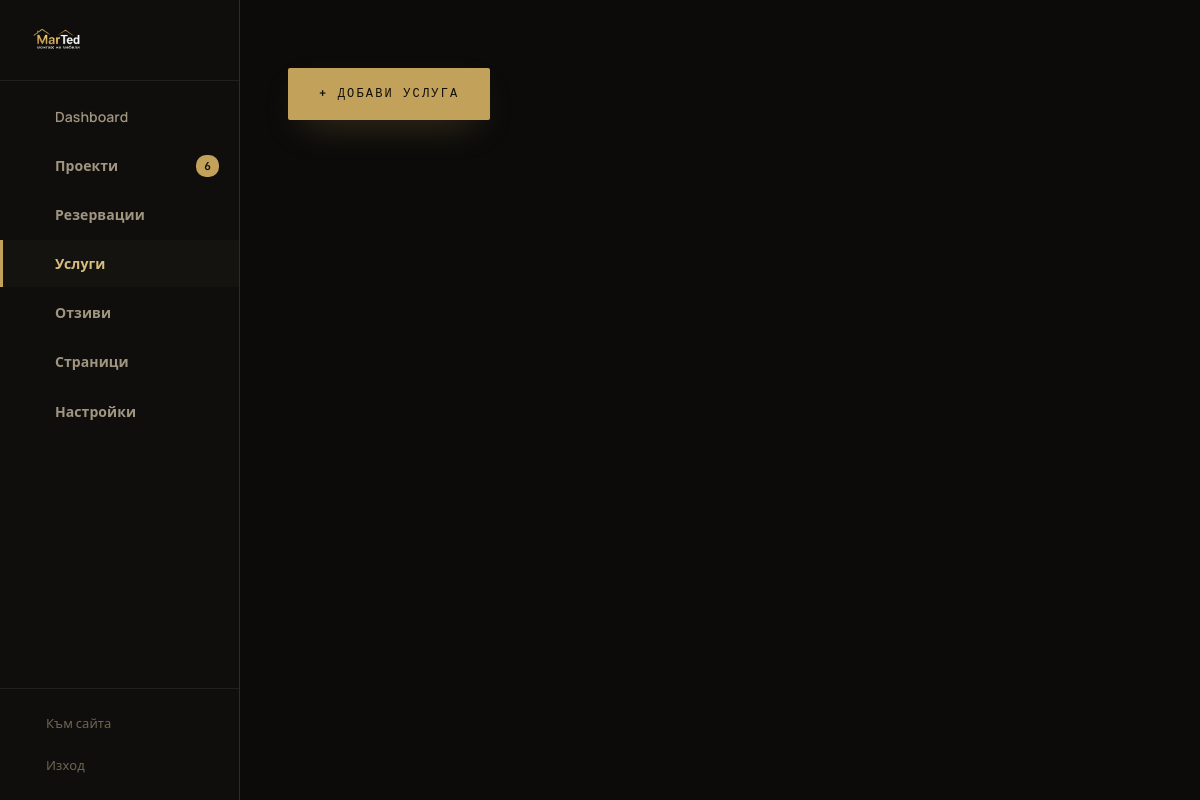
Before: /admin/services.php (signed in) with the older database file.
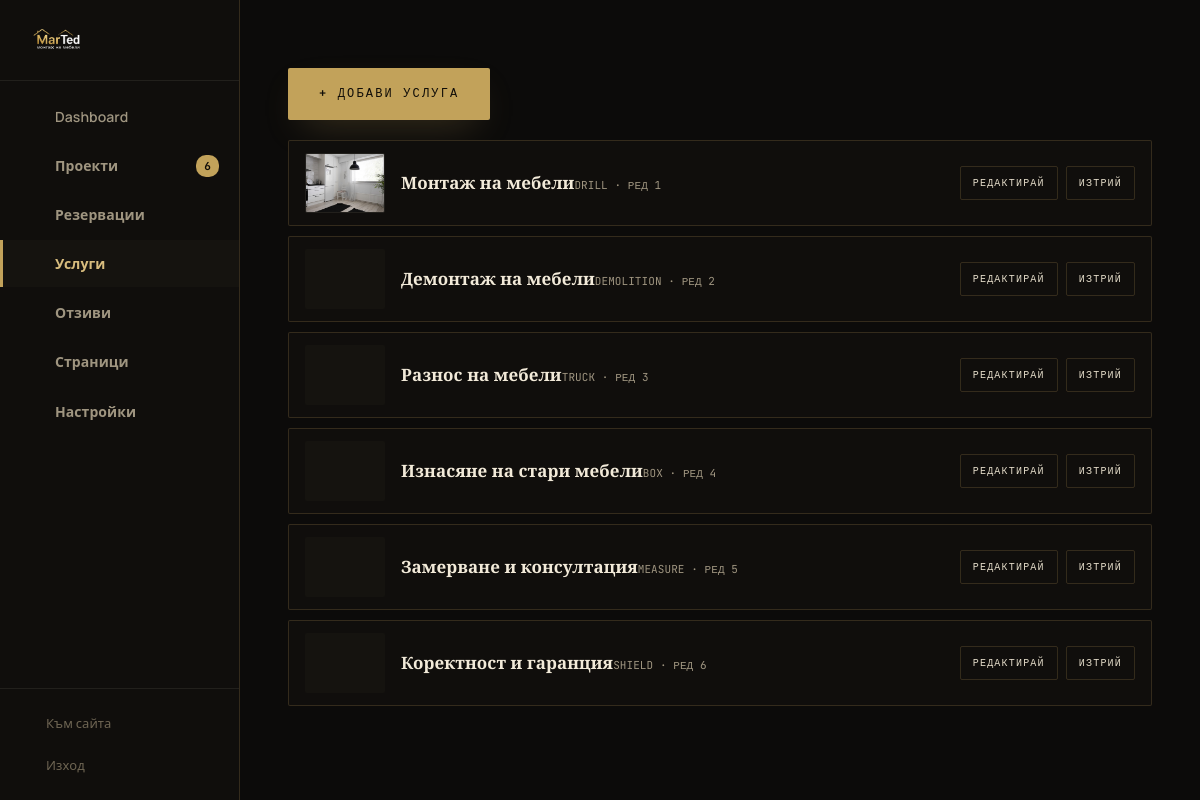
After: the same page with the newer database file.
### tables this page shows
CREATE TABLE IF NOT EXISTS services (
  id INT AUTO_INCREMENT PRIMARY KEY, title VARCHAR(255), stext TEXT, icon VARCHAR(60), image VARCHAR(500), sort_order INT DEFAULT 0
);

### inc/functions.php (called while the page is built, shortened)
<?php
require_once __DIR__ . '/db.php';
function e($s) { return htmlspecialchars((string)$s, ENT_QUOTES, 'UTF-8'); }

### inc/admin-functions.php (called while the page is built, shortened)
<?php
function is_admin() {
    return !empty($_SESSION['is_admin']);
}

### inc/db.php (called while the page is built, shortened)
<?php
function config() { static $c; if ($c === null) $c = require __DIR__ . '/config.php'; return $c; }
function db() {
    static $pdo = null;
    if ($pdo !== null) return $pdo;
    $cfg = config()['db'];
    if ($cfg['driver'] === 'sqlite') {
        $path = $cfg['sqlite_path'];
        $dir = dirname($path);
        if (!is_dir($dir)) @mkdir($dir, 0775, true);
        $pdo = new PDO('sqlite:' . $path);
        $pdo->exec('PRAGMA journal_mode=WAL; PRAGMA foreign_keys=ON;');
    } else {
        $m = $cfg['mysql'];
        $dsn = "mysql:host={$m['host']};dbname={$m['name']};charset={$m['charset']}";
        $pdo = new PDO($dsn, $m['user'], $m['pass'], [
            PDO::ATTR_ERRMODE => PDO::ERRMODE_EXCEPTION,
            PDO::ATTR_DEFAULT_FETCH_MODE => PDO::FETCH_ASSOC,
        ]);
        return $pdo;
    }
    $pdo->setAttribute(PDO::ATTR_ERRMODE, PDO::ERRMODE_EXCEPTION);
    $pdo->setAttribute(PDO::ATTR_DEFAULT_FETCH_MODE, PDO::FETCH_ASSOC);
    return $pdo;
}

### admin/services.php (the view, shortened to what this page needs)
<?php
require_once __DIR__ . '/../inc/functions.php';
require_once __DIR__ . '/../inc/icons.php';
require_once __DIR__ . '/../inc/admin-functions.php';
$editing = null;
$svcList = db()->query("SELECT * FROM services ORDER BY sort_order ASC, id ASC")->fetchAll();
$iconOptions = ['drill','demolition','truck','box','measure','shield','pin','clock','phone','calendar','check','arrow','users','mail'];
require __DIR__ . '/../inc/admin-header.php';
?>
<?php if ($editing): ?>
<div class="adminTabs"><button class="active" onclick="void(0)">Основно</button></div>
<form method="POST" enctype="multipart/form-data" class="adminForm">
  <div class="projFormHead"><span class="eyebrow eyebrow-line"><?= $editing['id']?'Редакция':'Нова услуга' ?></span><a href="services.php" class="linkBtn">&larr; Назад</a></div>
  <input type="hidden" name="id" value="<?= e($editing['id']) ?>">
  <div><label>Заглавие *</label><input name="title" value="<?= e($editing['title']) ?>" placeholder="Монтаж на мебели"></div>
  <div><label>Описание</label><textarea name="stext" rows="3" placeholder="Монтаж на кухни..."><?= e($editing['stext']) ?></textarea></div>
  <div class="formRow">
    <div><label>Иконка</label><select name="icon"><?php foreach($iconOptions as $ic): ?><option value="<?= $ic ?>" <?= $editing['icon']===$ic?'selected':'' ?>><?= $ic ?></option><?php endforeach; ?></select></div>
    <div><label>Ред</label><input name="sort_order" type="number" value="<?= e($editing['sort_order']) ?>"></div>
  </div>
  <div><label>Снимка (по желание)</label>
    <?php if (!empty($editing['image'])): ?><img src="<?= e($editing['image']) ?>" style="max-height:80px;border-radius:4px;margin-bottom:8px"><?php endif; ?>
    <input type="hidden" name="image_existing" value="<?= e($editing['image']) ?>">
    <input type="file" name="image_file" accept="image/*">
  </div>
  <button class="btn btn-primary btn-block" type="submit"><?= $editing['id']?'Запази':'Добави' ?></button>
  <?php if (!empty($formErr)): ?><p class="formMsg err"><?= e($formErr) ?></p><?php endif; ?>
</form>
<?php else: ?>
<div style="margin-top:20px"><a href="services.php?edit=new" class="btn btn-primary">+ Добави услуга</a></div>
<div class="adminList">
  <?php foreach ($svcList as $svc): ?>
  <div class="adminRow">
    <?php if ($svc['image']): ?><img src="<?= e($svc['image']) ?>" alt=""><?php else: ?><div style="width:80px;height:60px;display:grid;place-items:center;background:var(--bg-3);border-radius:var(--radius)"><?= icon($svc['icon']) ?></div><?php endif; ?>
    <div class="adminRowInfo"><strong><?= e($svc['title']) ?></strong><span><?= e($svc['icon']) ?> · ред <?= e($svc['sort_order']) ?></span></div>
    <div class="adminRowActions"><a href="services.php?edit=<?= $svc['id'] ?>">Редактирай</a><a href="services.php?delete=<?= $svc['id'] ?>" onclick="return confirm('Изтриване?')" class="del">Изтрий</a></div>
  </div>
  <?php endforeach; ?>
</div>
<?php endif; ?>
<?php require __DIR__ . '/../inc/admin-footer.php'; ?>

### inc/admin-header.php (shortened to what this page needs)
<?php
require_once __DIR__ . '/functions.php';
require_once __DIR__ . '/icons.php';
require_once __DIR__ . '/admin-functions.php';
$s = settings();
$current_admin = $GLOBALS['admin_page'] ?? 'dashboard';
$nav = [
    'dashboard' => ['label'=>'Dashboard','icon'=>'box','href'=>'index.php'],
    'projects' => ['label'=>'Проекти','icon'=>'drill','href'=>'projects.php'],
    'bookings' => ['label'=>'Резервации','icon'=>'calendar','href'=>'bookings.php'],
    'services' => ['label'=>'Услуги','icon'=>'shield','href'=>'services.php'],
    'testimonials' => ['label'=>'Отзиви','icon'=>'users','href'=>'testimonials.php'],
    'pages' => ['label'=>'Страници','icon'=>'pin','href'=>'pages.php'],
    'settings' => ['label'=>'Настройки','icon'=>'clock','href'=>'settings.php'],
];
$pCount = is_admin() ? db()->query("SELECT COUNT(*) FROM projects")->fetchColumn() : 0;
?>
<!doctype html>
<html lang="bg"><head>
<link rel="stylesheet" href="/assets/css/style.css?v=3">
<link rel="stylesheet" href="/assets/css/admin.css?v=1">
</head>
<body class="adminBody">
<div class="adminLayout">
  <aside class="adminSidebar">
    <div class="adminSidebarLogo">
      <img src="/assets/media/logo.png" alt="<?= e($s['name']) ?>" style="height:40px;width:auto">
    </div>
    <nav class="adminNav">
      <?php foreach ($nav as $key=>$item): ?>
      <a href="<?= $item['href'] ?>" class="<?= $current_admin===$key?'active':'' ?>">
        <?= icon($item['icon'],'icon') ?>
        <span><?= e($item['label']) ?></span>
        <?php if ($key==='projects' && $pCount>0): ?><span class="navBadge"><?= $pCount ?></span><?php endif; ?>
      </a>
      <?php endforeach; ?>
    </nav>
    <div class="adminSidebarBottom">
      <a href="/" class="adminSidebarLink"><?= icon('arrow','icon') ?> Към сайта</a>
      <a href="logout.php" class="adminSidebarLink"><?= icon('arrow','icon') ?> Изход</a>
    </div>
  </aside>
  <main class="adminMain">

### inc/icons.php (shortened to what this page needs)
<?php
function icon(string $name, string $cls = 'icon'): string {
    $inner = $p[$name] ?? '';
    return '<svg width="24" height="24" viewBox="0 0 24 24" fill="none" xmlns="http://www.w3.org/2000/svg" class="'.$cls.'" aria-hidden="true">'.$inner.'</svg>';
}

### inc/admin-footer.php
  </main>
</div>
</body>
</html>

### assets/css/style.css (style rules this page uses)
:root { --font-serif:'Spectral', Georgia, serif;--font-sans:'Manrope', system-ui, sans-serif;--font-mono:'JetBrains Mono', monospace; --bg:#0c0b0a; --bg-2:#100e0c; --bg-3:#15130f; --bg-4:#1b1813; --ink:#f2ead9; --ink-2:#e4dcc9; --muted:#9f9580; --muted-2:#6e6553; --line:rgba(194,162,90,.20); --line-soft:rgba(242,234,217,.08); --line-strong:rgba(194,162,90,.40); --accent:#c2a25a; --accent-2:#d8bd7e; --accent-3:#a07f3a; --accent-soft:rgba(194,162,90,.10); --night:#070605; --container:1240px; --gutter:clamp(20px,5vw,64px); --radius:2px; --shadow:0 30px 80px -36px rgba(0,0,0,.85); --shadow-soft:0 18px 50px -30px rgba(0,0,0,.75); --shadow-gold:0 14px 38px -16px rgba(194,162,90,.40); }
* { box-sizing:border-box }
html { scroll-behavior:smooth;-webkit-text-size-adjust:100% }
body { margin:0;color:var(--ink);background:var(--bg) radial-gradient(150% 130% at 50% -12%,rgba(255,255,255,.024),transparent 55%);font-family:var(--font-sans);font-size:16px;line-height:1.65;letter-spacing:.005em;-webkit-font-smoothing:antialiased;text-rendering:optimizeLegibility;overflow-x:hidden }
img { display:block;max-width:100% }
a { color:inherit;text-decoration:none }
main,header,footer { position:relative;z-index:1 }
.btn { display:inline-flex;align-items:center;gap:12px;min-height:52px;padding:0 30px;border:1px solid transparent;border-radius:var(--radius);font-family:var(--font-mono);font-size:12px;font-weight:500;letter-spacing:.18em;text-transform:uppercase;cursor:pointer;transition:transform .28s ease,background .28s ease,color .28s ease,border-color .28s ease,box-shadow .28s ease }
.btn-primary { background:var(--accent);color:#100d08;box-shadow:var(--shadow-gold) }

### assets/css/admin.css (style rules this page uses)
.adminBody { background:var(--bg);color:var(--ink);font-family:var(--font-sans) }
.adminLayout { display:flex;min-height:100vh }
.adminSidebar { width:240px;flex:0 0 240px;background:var(--bg-2);border-right:1px solid var(--line);display:flex;flex-direction:column;position:sticky;top:0;height:100vh;overflow-y:auto }
.adminSidebarLogo { padding:20px;border-bottom:1px solid var(--line-soft) }
.adminNav { flex:1;padding:12px 0;display:flex;flex-direction:column;gap:2px }
.adminNav a { display:flex;align-items:center;gap:12px;padding:12px 20px;color:var(--muted);font-size:14px;font-weight:600;text-decoration:none;transition:all .2s;border-left:3px solid transparent }
.adminNav a.active { background:var(--bg-3);color:var(--accent-2);border-left-color:var(--accent) }
.adminNav a .icon { width:20px;height:20px;flex:0 0 auto;color:var(--muted) }
.adminNav a.active .icon { color:var(--accent-2) }
.navBadge { margin-left:auto;background:var(--accent);color:#100d08;font-size:11px;font-weight:700;padding:2px 8px;border-radius:10px;font-family:var(--font-mono) }
.adminSidebarBottom { padding:16px 20px;border-top:1px solid var(--line-soft);display:flex;flex-direction:column;gap:4px }
.adminSidebarLink { display:flex;align-items:center;gap:10px;padding:8px 0;color:var(--muted-2);font-size:13px;text-decoration:none }
.adminSidebarLink .icon { width:16px;height:16px }
.adminMain { flex:1;padding:clamp(24px,4vw,48px);overflow-x:hidden }
.adminList { display:grid;gap:10px;margin-top:20px }
.adminRow { display:grid;grid-template-columns:80px 1fr auto;gap:16px;align-items:center;background:var(--bg-2);border:1px solid var(--line);border-radius:var(--radius);padding:12px 16px }
.adminRow img { width:80px;height:60px;object-fit:cover;border-radius:var(--radius);border:1px solid var(--line-soft) }
.adminRowInfo strong { font-family:var(--font-serif);font-size:17px }
.adminRowInfo span { font-family:var(--font-mono);font-size:11px;text-transform:uppercase;color:var(--muted) }
.adminRowActions { display:flex;gap:8px }
.adminRowActions a,.adminRowActions button { font-family:var(--font-mono);font-size:10px;letter-spacing:.12em;text-transform:uppercase;padding:8px 12px;border:1px solid var(--line);border-radius:var(--radius);background:transparent;color:var(--ink-2);cursor:pointer;text-decoration:none;transition:all .2s }

Changed rows visible on the page:
added services: image (picture), title "Монтаж на мебели", icon "DRILL", sort_order "1"
added services: title "Демонтаж на мебели", icon "DEMOLITION", sort_order "2"
added services: title "Разнос на мебели", icon "TRUCK", sort_order "3"
added services: title "Изнасяне на стари мебели", icon "BOX", sort_order "4"
added services: title "Замерване и консултация", icon "MEASURE", sort_order "5"
added services: title "Коректност и гаранция", icon "SHIELD", sort_order "6"
